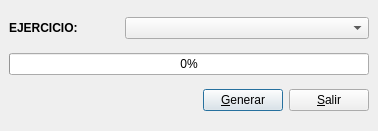
<ui version="4.0" >
 <author>José Manuel Díez Botella</author>
 <class>cierre</class>
 <widget class="QDialog" name="cierre" >
  <property name="geometry" >
   <rect>
    <x>0</x>
    <y>0</y>
    <width>378</width>
    <height>131</height>
   </rect>
  </property>
  <property name="windowTitle" >
   <string>Cierre de Ejercicio</string>
  </property>
  <layout class="QVBoxLayout" >
   <property name="margin" >
    <number>9</number>
   </property>
   <property name="spacing" >
    <number>6</number>
   </property>
   <item>
    <layout class="QHBoxLayout" >
     <property name="margin" >
      <number>0</number>
     </property>
     <property name="spacing" >
      <number>6</number>
     </property>
     <item>
      <widget class="QLabel" name="textLabel1" >
       <property name="maximumSize" >
        <size>
         <width>110</width>
         <height>32767</height>
        </size>
       </property>
       <property name="frameShape" >
        <enum>QFrame::NoFrame</enum>
       </property>
       <property name="frameShadow" >
        <enum>QFrame::Plain</enum>
       </property>
       <property name="text" >
        <string>&lt;b>EJERCICIO:&lt;/b></string>
       </property>
       <property name="wordWrap" >
        <bool>false</bool>
       </property>
      </widget>
     </item>
     <item>
      <widget class="QComboBox" name="ejerciciocomboBox" />
     </item>
    </layout>
   </item>
   <item>
    <widget class="QProgressBar" name="progressBar" >
     <property name="value" >
      <number>0</number>
     </property>
     <property name="orientation" >
      <enum>Qt::Horizontal</enum>
     </property>
    </widget>
   </item>
   <item>
    <layout class="QHBoxLayout" >
     <property name="margin" >
      <number>0</number>
     </property>
     <property name="spacing" >
      <number>6</number>
     </property>
     <item>
      <spacer>
       <property name="orientation" >
        <enum>Qt::Horizontal</enum>
       </property>
       <property name="sizeType" >
        <enum>QSizePolicy::Expanding</enum>
       </property>
       <property name="sizeHint" >
        <size>
         <width>101</width>
         <height>20</height>
        </size>
       </property>
      </spacer>
     </item>
     <item>
      <widget class="QPushButton" name="generarpushButton" >
       <property name="text" >
        <string>&amp;Generar</string>
       </property>
       <property name="shortcut" >
        <string>Alt+G</string>
       </property>
      </widget>
     </item>
     <item>
      <widget class="QPushButton" name="salirpushButton" >
       <property name="text" >
        <string>&amp;Salir</string>
       </property>
       <property name="shortcut" >
        <string>Alt+S</string>
       </property>
      </widget>
     </item>
    </layout>
   </item>
  </layout>
 </widget>
 <layoutdefault spacing="6" margin="11" />
 <pixmapfunction>qPixmapFromMimeSource</pixmapfunction>
 <includes/>
 <resources/>
 <connections>
  <connection>
   <sender>salirpushButton</sender>
   <signal>clicked()</signal>
   <receiver>cierre</receiver>
   <slot>reject()</slot>
   <hints>
    <hint type="sourcelabel" >
     <x>20</x>
     <y>20</y>
    </hint>
    <hint type="destinationlabel" >
     <x>20</x>
     <y>20</y>
    </hint>
   </hints>
  </connection>
 </connections>
</ui>
